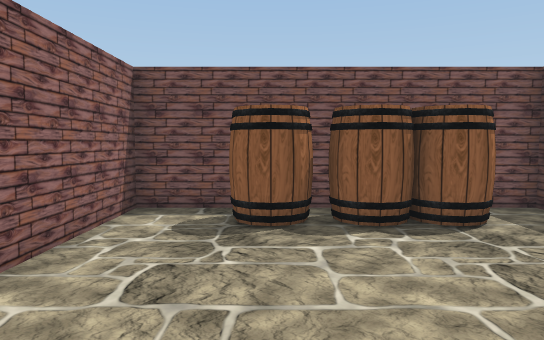
[1] (above)

24 first-person views from a walk through a Unity game level. The camera is 1.4 m above the floor, tilts 4° down and sees 70° across. The floor is counted in squares, 1 m on a side. Each view is taken from the middle of a square. On the plan, view 1 faces up. The plan holds only what a view shows up to about 16 squares ahead; the rest is blank. The place goes on beyond the plan. The player is left out. Some animated figures are not drawn. Door leaves are left out, so doorways stand open. Some surface patterns are stand-ins.

[2]
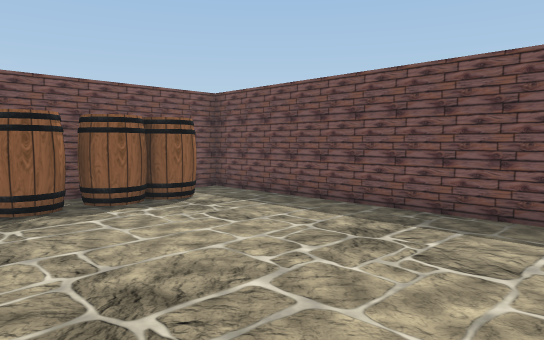

[3]
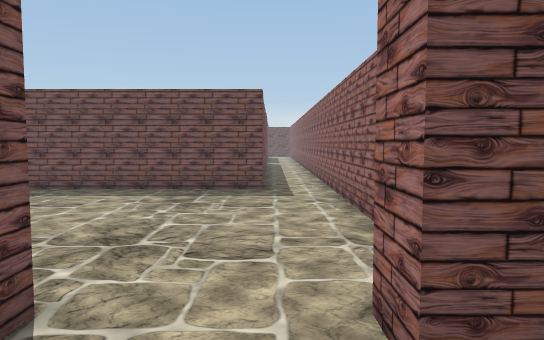

[4]
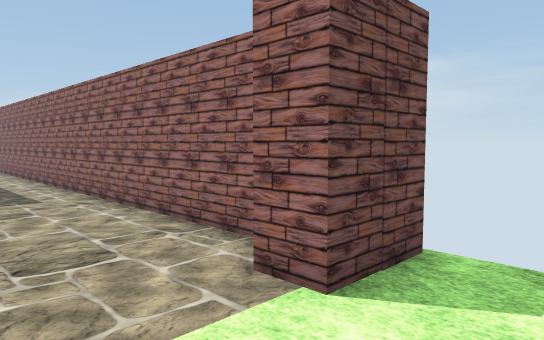

[5]
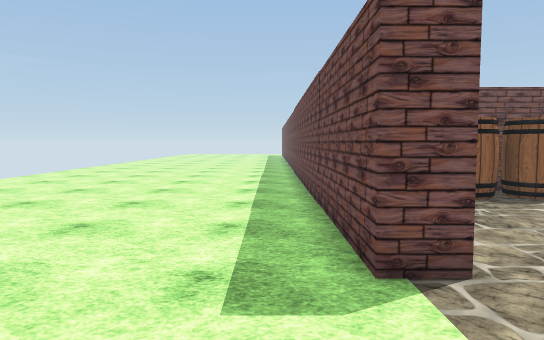

[6]
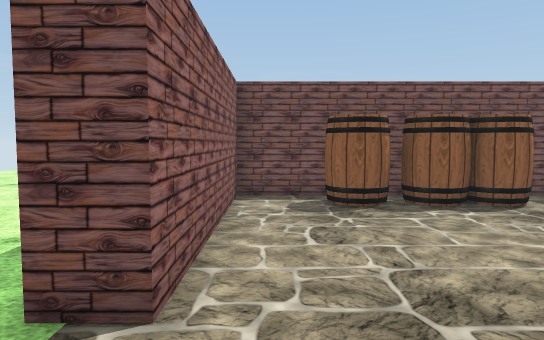

[7]
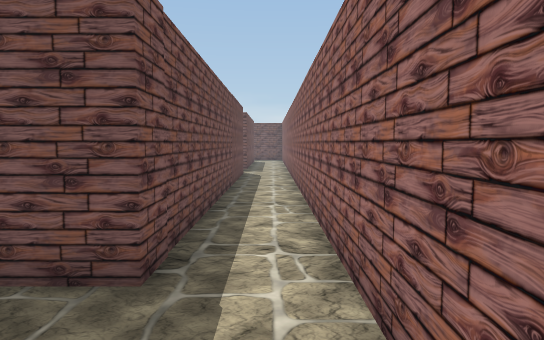

[8]
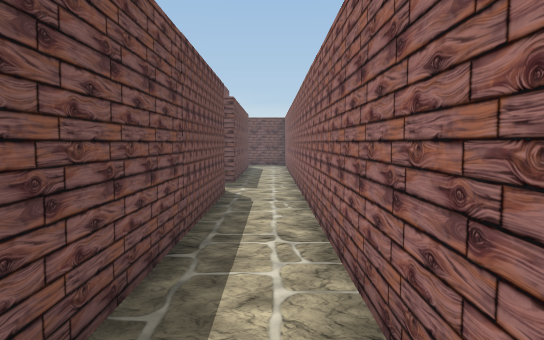

[9]
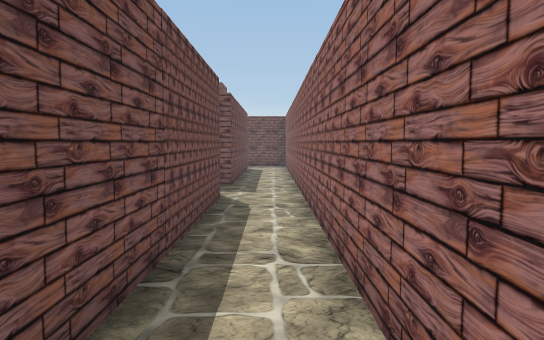

[10]
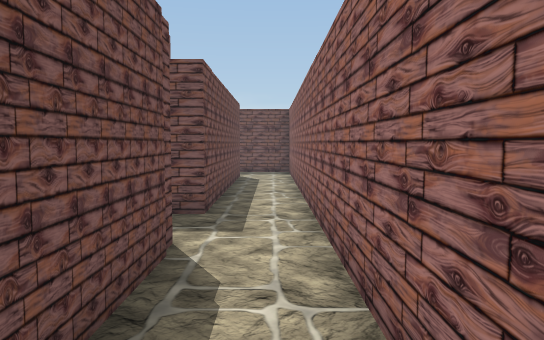

[11]
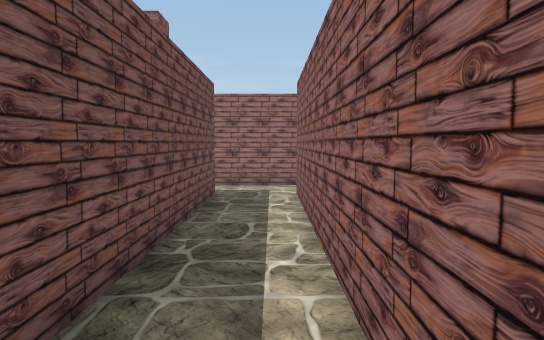

[12]
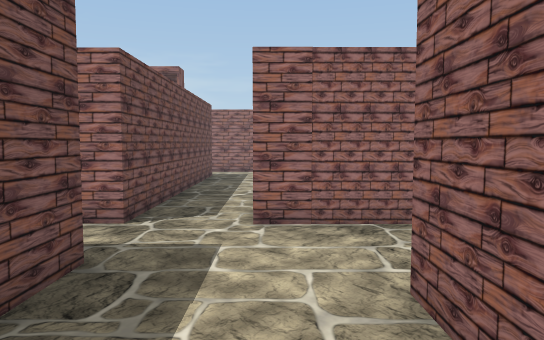

[13]
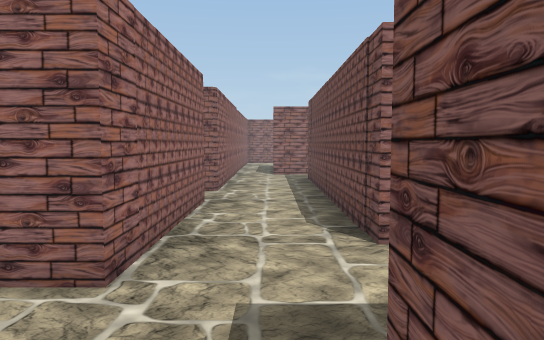

[14]
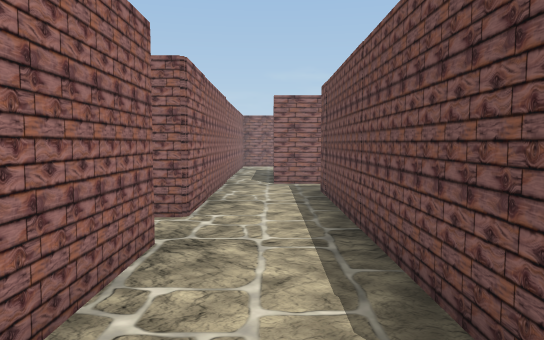

[15]
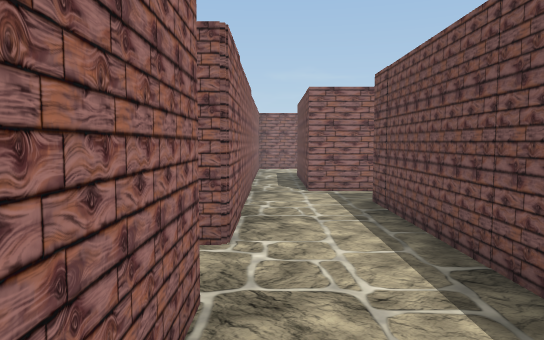

[16]
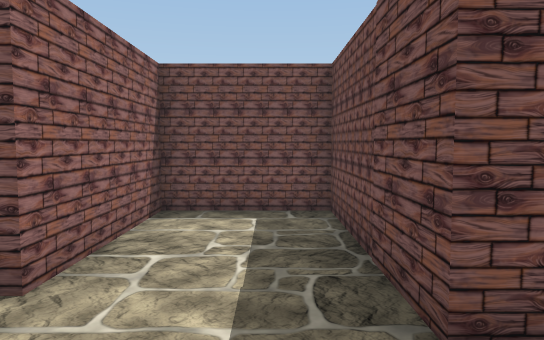

[17]
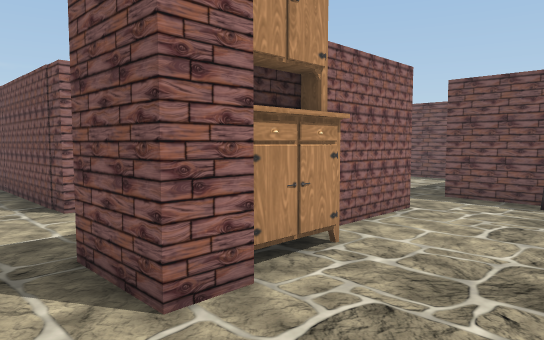

[18]
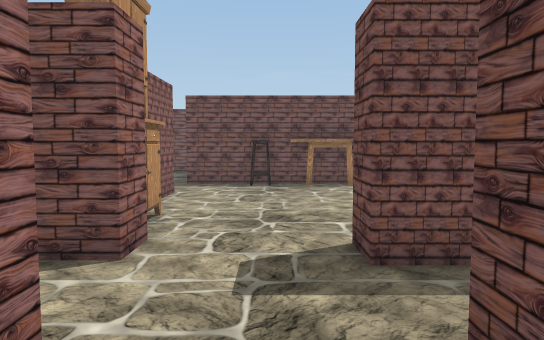

[19]
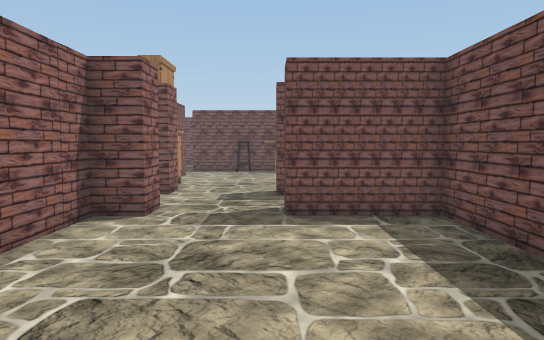

[20]
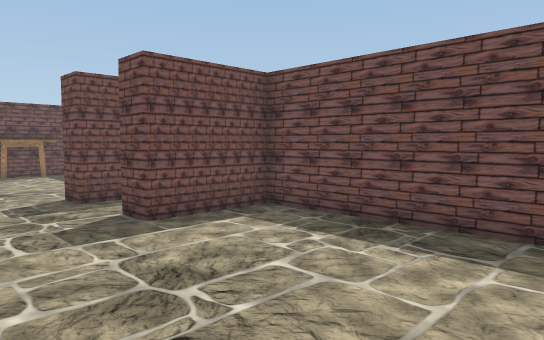

[21]
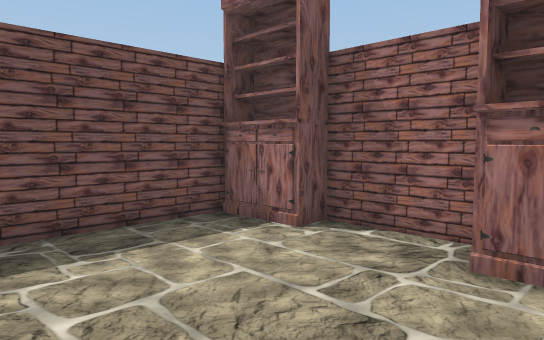

[22]
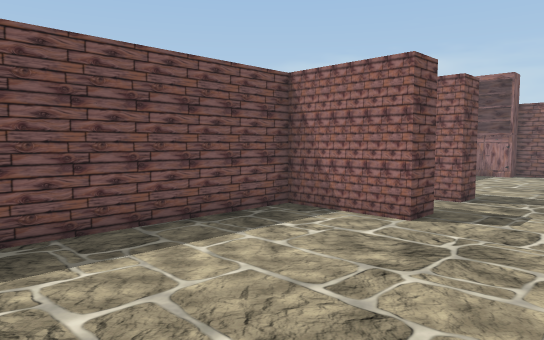

[23]
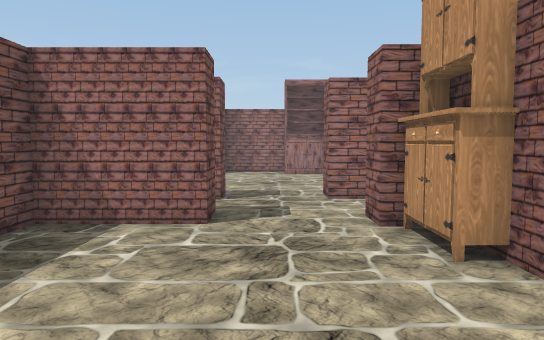

[24]
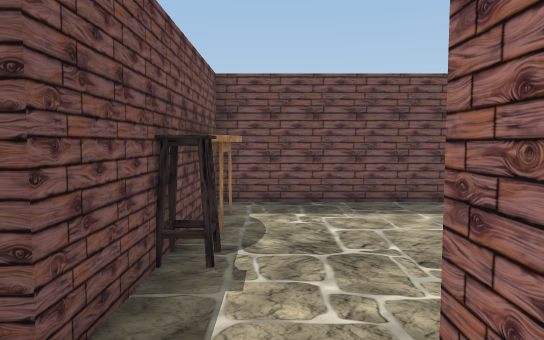

### Floor plan
Points are (right, up) in squares from view 1. A wall is a line through its corners. A room is listed if a view was taken in it or the views show most of it. See-through windows are left out.
Room 1 (views 1, 2, 6, 7)
walls: (5.7, -0.7) (5.7, 8.3) (4.8, 8.3); (1.5, 8.3) (-2.9, 8.3) (-2.9, 0.9); (-1.9, -2.8) (5.6, -2.8)
ways out: open door at (-3, -0.5) to room 2; opening at (6, -2) to room 3
objects: barrel (-1, 6) to (0, 8); barrel (1, 6) to (2, 8); barrel (3, 6) to (4, 8)
Room 2 (views 3, 4, 5)
walls: (-2.9, 0.9) (-3.9, 0.9) (-3.9, 12.8); (-3.9, -3.9) (-3.9, -1.8) (-2.9, -1.8)
ways out: open door at (-3, -0.5) to room 1
Room 3 (views 8, 9, 10, 11, 12, 13, 14, 15, 16)
walls: (14.6, 9.4) (20.3, 9.4) (20.3, -0.7) (5.7, -0.7); (24.2, 11.6) (22.2, 11.6) (22.2, 17) (18.7, 17) (18.7, 12.4) (8.8, 12.4); (6.8, 13) (6.8, 11.1) (2, 11.1); (22.6, -0.7) (22.6, 9.4) (24.6, 9.4); (2, 9.4) (12.8, 9.4); (5.6, -2.8) (22.5, -2.8)
ways out: opening at (6, -2) to room 1; opening at (23.5, 10.5) to room 4; opening at (2, 10); opening at (14, 10); opening at (22, -2)
Room 4 (views 17, 18, 19, 20, 21, 22, 23)
walls: (27.3, 11.4) (27.3, 12.4); (27, 12.4) (30.1, 12.4) (30.1, 19.5); (24.6, 9.4) (24.6, 8.3) (23.6, 8.3) (23.6, 5.8); (23.8, 12.6) (24.2, 12.6) (24.2, 11.6); (30.3, 1.5) (30.3, 8.3) (27.3, 8.3) (27.3, 9.4); (22.2, 18) (23.2, 18) (23.2, 14.4); (25.8, 0.3) (28.2, 0.3); (25.6, 20.3) (23, 20.3)
ways out: opening at (23.5, 10.5) to room 3; opening at (23, 19) to room 5; opening at (27, 10)
objects: cupboard (24, 1) to (25, 1); cupboard (24, 13) to (24, 14); stool (26, 20); table (27, 20) to (29, 20); cupboard (28, 1) to (30, 1)
Room 5 (view 24)
walls: (21.1, 25.5) (19.8, 25.5)
ways out: opening at (23, 19) to room 4

Positions as (right, up) in squares from view 1, and headings:
1: (0, 0), facing up
2: (-2, -2), facing up-right
3: (-6, -1), facing right
4: (-6, 1), facing down-right
5: (-5, -3), facing up
6: (-2, -2), facing up
7: (2, -2), facing right
8: (9, -2), facing right
9: (10, -2), facing right
10: (15, -2), facing right
11: (21, 10), facing down
12: (20, 16), facing down
13: (24, 11), facing left
14: (20, 11), facing left
15: (18, 10), facing left
16: (21, 9), facing up
17: (27, 10), facing up-left
18: (26, 7), facing up
19: (27, 1), facing up
20: (24, 2), facing up-right
21: (24, 6), facing down-right
22: (24, 19), facing down-right
23: (26, 19), facing down
24: (21, 19), facing right
